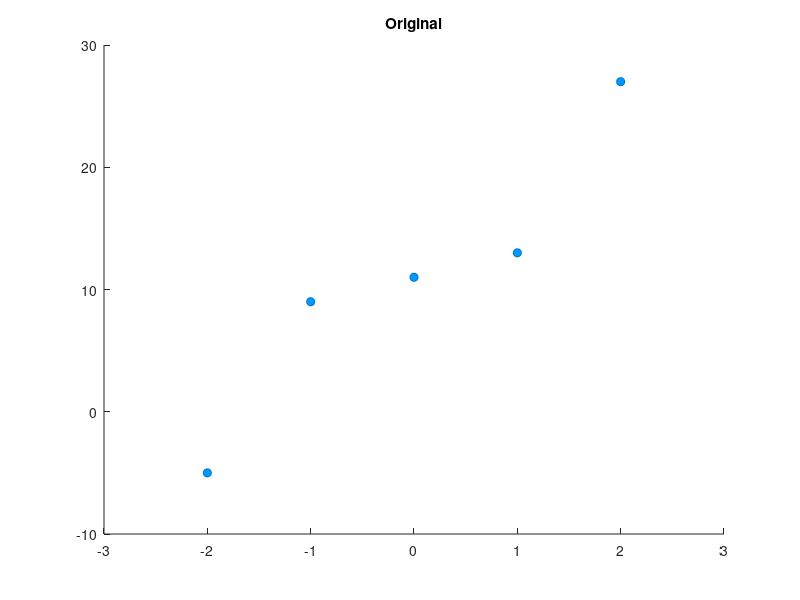
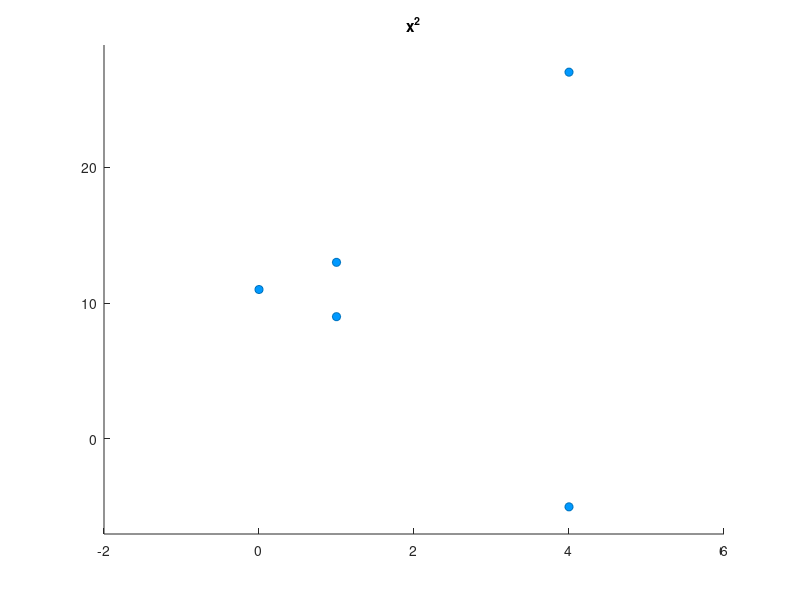
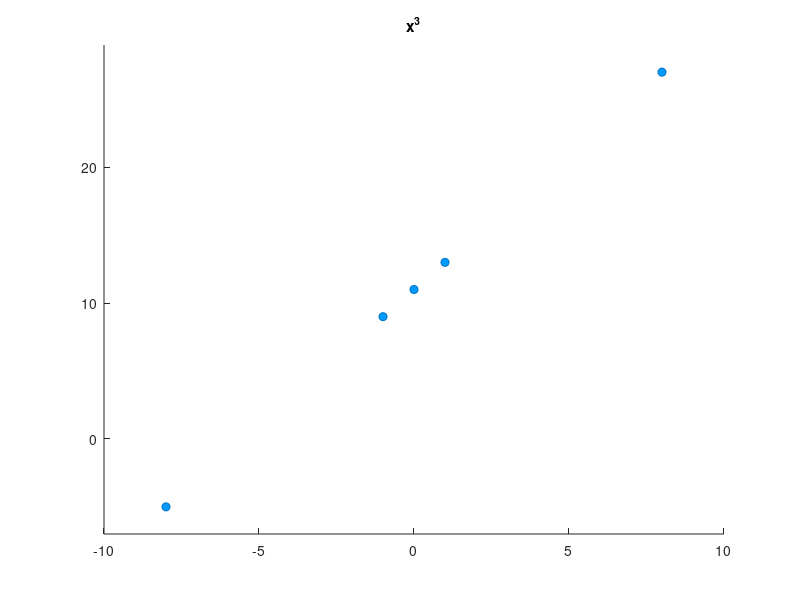
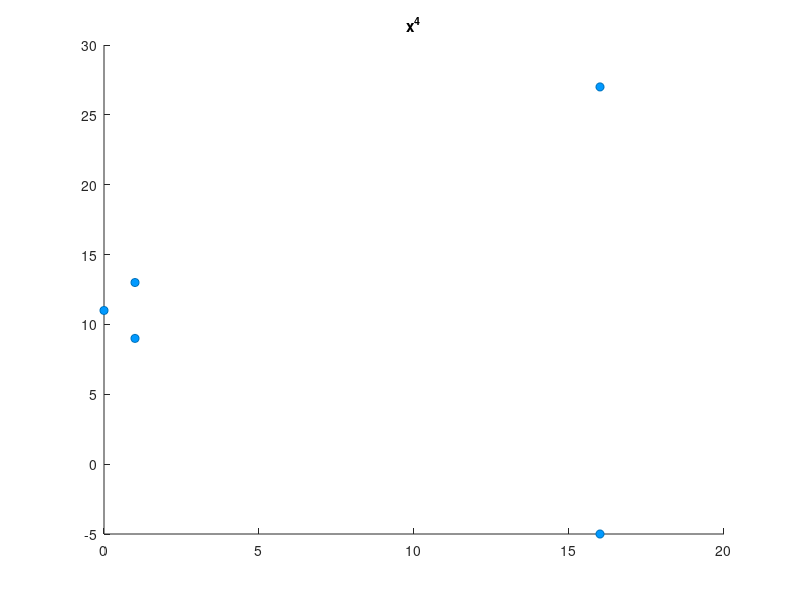

The MATLAB source for these figures, in order:

data = [-2 -5; -1 9; 0 11; 1 13; 2 27];



% hold on;
% axis equal
% scatter(-2, -5);
% scatter(-1, 9);
% scatter(0, 11);
% scatter(1, 13);
% scatter(2, 27);

scatter(data(:,1), data(:,2), ...
 'MarkerFaceColor',[0.0 0.6 1.0]);
xlim([-3 3])
ylim([-10 30])
title("x^2")
title("Original")

x = [-2 -1 0 1 2];
y = [-5 9 11 13 27];

min_y = min(y) - 2;
max_y = max(y) + 2;

x_sqr = x.^2
x_power3 = x.^3
x_power4 = x.^4

figure();
min_x_sqr = min(x_sqr) - 2;
max_x_sqr = max(x_sqr) + 2;
scatter(x_sqr, y, ...
    'MarkerFaceColor',[0.0 0.6 1.0]);
xlim([min_x_sqr max_x_sqr])
ylim([min_y max_y])
ylim([min_y max_y])
title("x^2")

figure();
min_x_p3 = min(x_power3) - 2;
max_x_p3 = max(x_power3) + 2;
scatter(x_power3, y, ...
    'MarkerFaceColor',[0.0 0.6 1.0]);
xlim([min_x_p3 max_x_p3])
ylim([min_y max_y])
title("x^3")

figure();
min_x_p4 = min(x_power4) - 2;
max_x_p4 = max(x_power4) + 2;
xlim([min_x_p4 max_x_p4])
ylim([min_y max_y])
scatter(x_power4, y, ...
    'MarkerFaceColor',[0.0 0.6 1.0]);
title("x^4")
